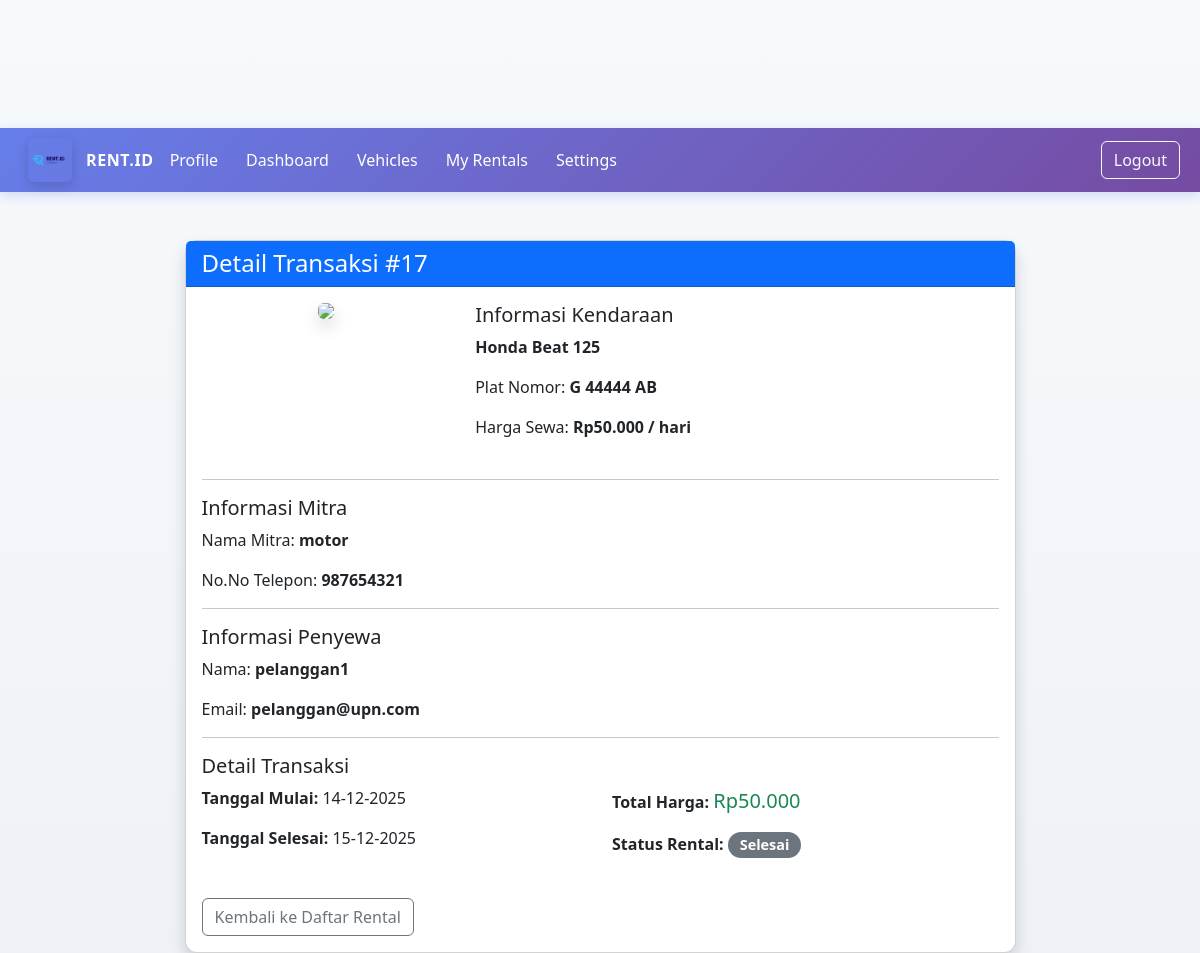
Page /public/cust/detail_rental.php?id=17 (signed in) on the committed database.
### tables this page shows
CREATE TABLE `transaksi` (
  `rental_id` int(11) NOT NULL,
  `id_customer` int(11) NOT NULL,
  `kendaraan_id` int(11) NOT NULL,
  `tanggal_mulai` date NOT NULL,
  `tanggal_selesai` date NOT NULL,
  `total_harga` decimal(12,2) NOT NULL,
  `status_rental` enum('pending','dijadwalkan','aktif','selesai','dibatalkan') DEFAULT 'pending'
);

CREATE TABLE `kendaraan` (
  `kendaraan_id` int(11) NOT NULL,
  `id_mitra` int(11) NOT NULL,
  `jenis_kendaraan` enum('motor','mobil','lainnya') NOT NULL,
  `merk` varchar(100) NOT NULL,
  `model` varchar(100) NOT NULL,
  `tahun` year(4) DEFAULT NULL,
  `plat_nomor` varchar(20) NOT NULL,
  `harga_sewa_per_hari` decimal(10,2) NOT NULL,
  `status_kendaraan` enum('tersedia','disewa','maintenance') DEFAULT 'tersedia',
  `foto` longblob DEFAULT NULL
);

CREATE TABLE `mitra` (
  `id_mitra` int(10) NOT NULL,
  `nama_mitra` varchar(20) NOT NULL,
  `password` varchar(255) NOT NULL,
  `email` varchar(20) NOT NULL,
  `no_telepon` int(20) NOT NULL,
  `alamat` text NOT NULL
);

CREATE TABLE `customer` (
  `id_customer` int(10) NOT NULL,
  `nama` varchar(20) DEFAULT NULL,
  `email` varchar(20) NOT NULL,
  `no_telepon` int(20) NOT NULL,
  `password` varchar(255) NOT NULL,
  `tanggal_daftar` date NOT NULL,
  `alamat` text NOT NULL
);

### app/kendaraan_cust_logic.php (called while the page is built, shortened)
<?php
require_once __DIR__ . '/../config/koneksi.php';
class KendaraanCustomer {
public function getDetailTransaksi($id_transaksi)
{
    global $conn;
    $sql = "SELECT
                t.*,
                k.merk,
                k.model,
                k.plat_nomor,
                k.foto,
                k.harga_sewa_per_hari,
                m.nama_mitra,
                m.no_telepon,
                c.nama AS nama_customer,
                c.email AS email_customer
            FROM transaksi t
            JOIN kendaraan k ON t.kendaraan_id = k.kendaraan_id
            JOIN mitra m ON k.id_mitra = m.id_mitra
            JOIN customer c ON t.id_customer = c.id_customer
            WHERE t.rental_id = ?
            LIMIT 1";
    $stmt = $conn->prepare($sql);
    $stmt->bind_param("i", $id_transaksi);
    $stmt->execute();
    return $stmt->get_result()->fetch_assoc();
}
}

### public/cust/detail_rental.php (the view, shortened to what this page needs)
<?php
require_once __DIR__ . '/../../app/auth.php';
require_once __DIR__ . '/../../app/kendaraan_cust_logic.php';
include_once __DIR__ . '/../navbar.php';
$transaksiCtrl = new KendaraanCustomer();
$detail = $transaksiCtrl->getDetailTransaksi($_GET['id']);
?>
<!DOCTYPE html>
<html lang="id">
<head>
    <link href="https://cdn.jsdelivr.net/npm/bootstrap@5.3.3/dist/css/bootstrap.min.css" rel="stylesheet">
</head>
<body class="bg-light">
<div class="container my-5">
    <div class="row justify-content-center">
        <div class="col-lg-9">
            <div class="card shadow">
                <div class="card-header bg-primary text-white">
                    <h4 class="mb-0">Detail Transaksi #<?= $detail['rental_id'] ?></h4>
                </div>
                <div class="card-body">
                    <div class="row mb-4">
                        <div class="col-md-4 text-center">
                            <img src="../../uploads/<?= htmlspecialchars($detail['foto'] ?? 'default.jpg') ?>"
                                 class="img-fluid rounded shadow" style="max-height: 220px;">
                        </div>
                        <div class="col-md-8">
                            <h5>Informasi Kendaraan</h5>
                            <p><strong><?= htmlspecialchars($detail['merk'] . ' ' . $detail['model']) ?></strong></p>
                            <p>Plat Nomor: <strong><?= htmlspecialchars($detail['plat_nomor']) ?></strong></p>
                            <p>Harga Sewa: <strong>Rp<?= number_format($detail['harga_sewa_per_hari'], 0, ',', '.') ?> / hari</strong></p>
                        </div>
                    </div>
                    <hr>
                    <h5>Informasi Mitra</h5>
                    <p>Nama Mitra: <strong><?= htmlspecialchars($detail['nama_mitra']) ?></strong></p>
                    <p>No.No Telepon: <strong><?= htmlspecialchars($detail['no_telepon'] ?? '-') ?></strong></p>
                    <hr>
                    <h5>Informasi Penyewa</h5>
                    <p>Nama: <strong><?= htmlspecialchars($detail['nama_customer']) ?></strong></p>
                    <p>Email: <strong><?= htmlspecialchars($detail['email_customer']) ?></strong></p>
                    <hr>
                    <h5>Detail Transaksi</h5>
                    <div class="row">
                        <div class="col-md-6">
                            <p><strong>Tanggal Mulai:</strong> <?= date('d-m-Y', strtotime($detail['tanggal_mulai'])) ?></p>
                            <p><strong>Tanggal Selesai:</strong> <?= date('d-m-Y', strtotime($detail['tanggal_selesai'])) ?></p>
                        </div>
                        <div class="col-md-6">
                            <p><strong>Total Harga:</strong>
                                <span class="text-success fs-5">Rp<?= number_format($detail['total_harga'], 0, ',', '.') ?></span>
                            </p>
                            <p><strong>Status Rental:</strong>
                                <?php
                                $status = $detail['status_rental'];
                                $badge = match($status) {
                                    'pending'       => 'bg-warning text-dark',
                                    'dijadwalkan'   => 'bg-info',
                                    'aktif'         => 'bg-success',
                                    'selesai'       => 'bg-secondary',
                                    'dibatalkan'    => 'bg-danger',
                                    default         => 'bg-secondary'
                                };
                                ?>
                                <span class="badge <?= $badge ?> status">
                                    <?= ucfirst(str_replace('_', ' ', $status)) ?>
                                </span>
                            </p>
                        </div>
                    </div>
                    <div class="mt-4">
                        <a href="my_rentals.php" class="btn btn-outline-secondary">Kembali ke Daftar Rental</a>
                    </div>
                </div>
            </div>
        </div>
    </div>
</div>
</body>
</html>

### public/style/navbar.css (style rules this page uses)
* { margin: 0; padding: 0; box-sizing: border-box; }

### public/style/site.css (style rules this page uses)
:root { --brand-500: #6d59e0; --brand-600: #8c59d4; --accent: #3291B6; --muted: #f1f5f9; }
html,body { height:100%; }
body { font-family: 'Poppins', system-ui, -apple-system, 'Segoe UI', Roboto, 'Helvetica Neue', Arial; background: linear-gradient(180deg, #f7fafc 0%, #eef2f7 100%); color: #111827; -webkit-font-smoothing:antialiased; -moz-osx-font-smoothing:grayscale; }
.container, .container-fluid { padding-left: 28px; padding-right: 28px; }
.card, .profile-container, .container .card { border-radius: 12px; box-shadow: 0 10px 30px rgba(16,24,40,0.06); }
.btn, .profile-btn { border-radius: 10px; }
a { text-decoration: none; }

### public/cust/detail_rental.php (style rules this page uses)
.status { padding: 6px 12px; border-radius: 20px; font-size: 0.9em; }

### rows in the picture
transaksi: rental_id "17", kendaraan.model "Honda Beat 125", kendaraan.plat_nomor "G 44444 AB", kendaraan.harga_sewa_per_hari "50.000", mitra.nama_mitra "motor", mitra.no_telepon "987654321", id_customer.nama "pelanggan1", id_customer.email "pelanggan@upn.com", tanggal_mulai "14-12-2025", tanggal_selesai "15-12-2025", total_harga "50.000", status_rental "Selesai"
